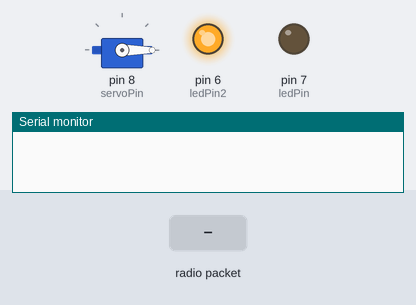
Recording of a sketch running on a simulated Arduino Uno, built with avr-gcc and run on an emulated ATmega328P. Parts: servo, output pins drawn as LEDs (lit = HIGH), the last lines printed to the serial monitor. The inputs (shaded band) are chosen by the test bench. No radio packets arrive unless stated.

Above: at 1.2 s.
1.3 s: radio packet "TOGGLE" arrives
At 2.3 s:
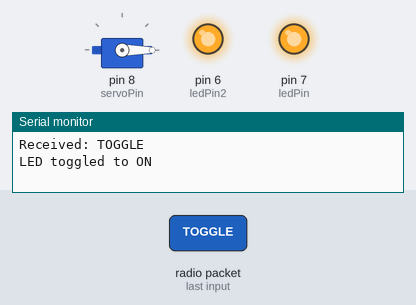
2.8 s: radio packet "SERVO45" arrives
At 3.5 s:
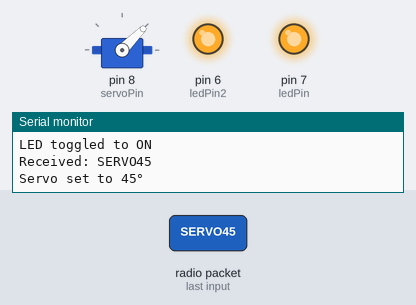
4.3 s: radio packet "SERVO180" arrives
At 4.6 s:
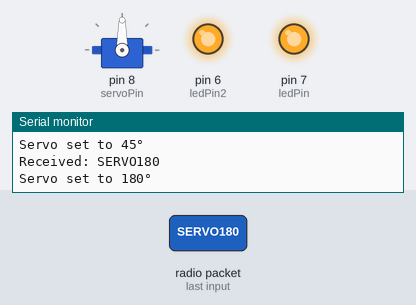
5.8 s: radio packet "TOGGLE" arrives
At 7.0 s:
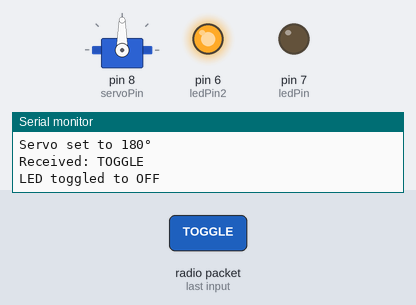
7.3 s: radio packet "SERVO45" arrives
At 8.1 s:
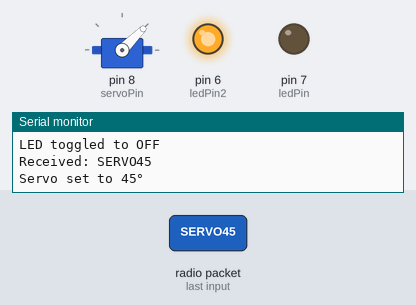
8.8 s: radio packet "SERVO0" arrives
At 9.3 s:
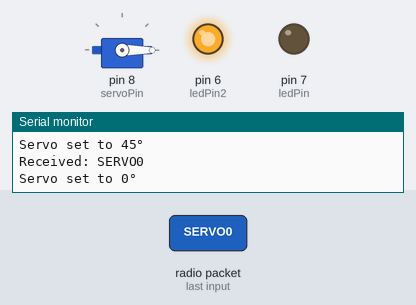
Timing chart, 0 to 11.3 s (numbered marks = the images above; inputs shaded):
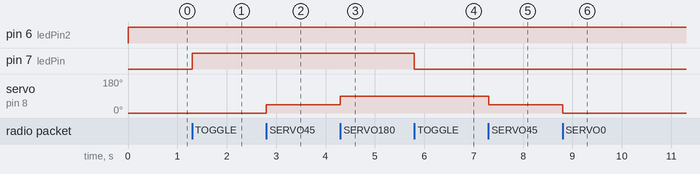

Measured:
- after the input at 1.3 s, pin 7 (ledPin): LOW → HIGH at once
- after the input at 2.8 s, servo on pin 8 (servoPin): 0° → 45° at once
- after the input at 4.3 s, servo on pin 8 (servoPin): 45° → 90° at once
- after the input at 5.8 s, pin 7 (ledPin): HIGH → LOW at once
- after the input at 7.3 s, servo on pin 8 (servoPin): 90° → 45° at once
- after the input at 8.8 s, servo on pin 8 (servoPin): 45° → 0° at once

The sketch:

Receiver.ino
```cpp
#include <RH_ASK.h>
#include <SPI.h>
#include <Servo.h>  // Include the Servo library

RH_ASK driver(2000, 11, 12, 10);

const int ledPin = 7;    // LED for TOGGLE command
const int ledPin2 = 6;   // Status LED
bool runReceiver = true;      // Enable receiver (set to true)
bool ledState = false;        // LED initially off

Servo myServo;         // Create a Servo object
const int servoPin = 8; // Servo control pin

void setup() {
  Serial.begin(9600);
  if (!driver.init()) {
    Serial.println("RadioHead init failed");
  }
  pinMode(ledPin, OUTPUT);
  pinMode(ledPin2, OUTPUT);

  digitalWrite(ledPin, LOW);
  digitalWrite(ledPin2, LOW);

  // Attach the servo to the designated pin and set initial position to 0°
  myServo.attach(servoPin);
  myServo.write(0);
}

void loop() {
  if (runReceiver) {
    digitalWrite(ledPin2, HIGH);

    uint8_t buf[RH_ASK_MAX_MESSAGE_LEN];
    uint8_t buflen = sizeof(buf);

    if (driver.recv(buf, &buflen)) {
      if (buflen < RH_ASK_MAX_MESSAGE_LEN) {
        buf[buflen] = '\0';
      }
      String receivedMsg = (char*)buf;
      Serial.print("Received: ");
      Serial.println(receivedMsg);

      if (receivedMsg == "TOGGLE") {
        ledState = !ledState;
        digitalWrite(ledPin, ledState ? HIGH : LOW);
        Serial.print("LED toggled to ");
        Serial.println(ledState ? "ON" : "OFF");
      }
      else if (receivedMsg == "SERVO0") {
        myServo.write(0);  // Move servo to 0° position
        Serial.println("Servo set to 0°");
      }
      else if (receivedMsg == "SERVO45") {
        myServo.write(45); // Move servo to 45° position
        Serial.println("Servo set to 45°");
      }
      else if (receivedMsg == "SERVO180") {
        myServo.write(90); // Move servo to 180° position
        Serial.println("Servo set to 180°");
      }
    }
  }
}
```
